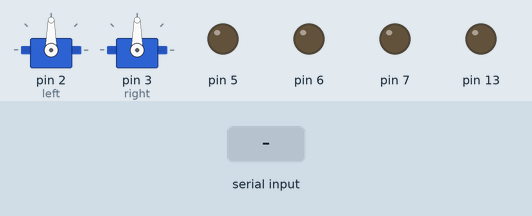
Simulated run of this sketch. Board: Arduino Uno, built with avr-gcc and run on an emulated ATmega328P. Shown: 2 × servo, output pins drawn as LEDs (lit = HIGH). The inputs (shaded band) are chosen by the test bench.

Above: at 1.2 s.
1.3 s: "a" received over the second serial link
At 1.6 s:
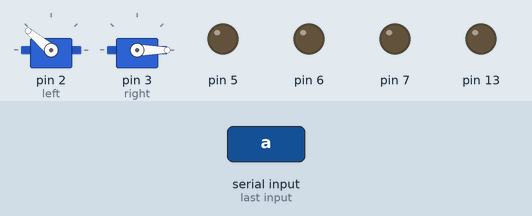
2.8 s: "b" received over the second serial link
At 4.0 s:
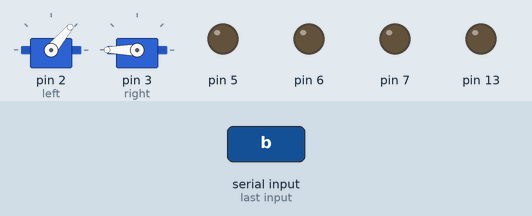
4.3 s: "c" received over the second serial link
At 5.1 s:
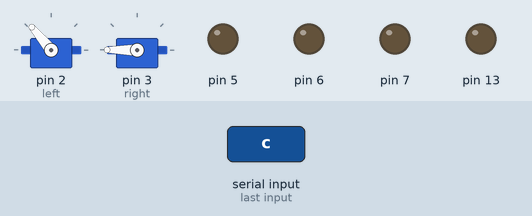
5.8 s: "d" received over the second serial link
At 6.2 s:
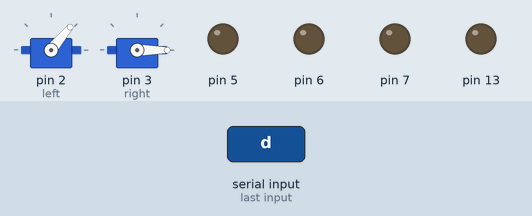
7.3 s: "x" received over the second serial link
At 8.3 s:
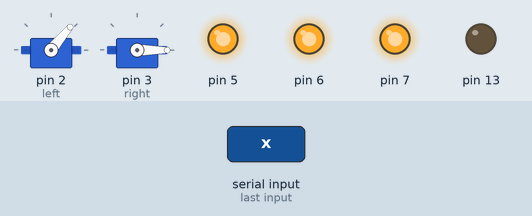
8.8 s: "e" received over the second serial link
At 9.7 s:
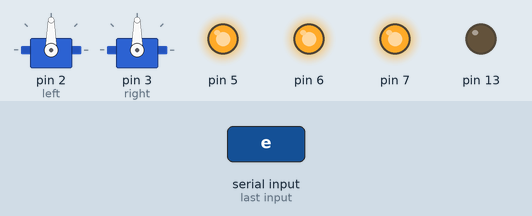
Timing chart, 0 to 11.3 s (numbered marks = the images above; inputs shaded):
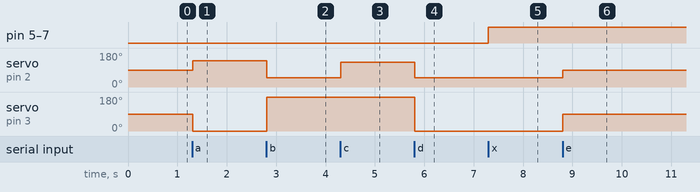

Measured:
- after the input at 1.3 s, servo on pin 2 (left): 90° → 140° at once; servo on pin 3 (right): 90° → 0° at once
- after the input at 2.8 s, servo on pin 2 (left): 140° → 50° at once; servo on pin 3 (right): 0° → 180° at once
- after the input at 4.3 s, servo on pin 2 (left): 50° → 130° at once
- after the input at 5.8 s, servo on pin 2 (left): 130° → 50° at once; servo on pin 3 (right): 180° → 0° at once
- after the input at 7.3 s, pin 5–7: LOW → HIGH at once
- after the input at 8.8 s, servo on pin 2 (left): 50° → 90° at once; servo on pin 3 (right): 0° → 90° at once

The sketch:

rccar.ino
```cpp
#include <SoftwareSerial.h>
#include <Servo.h>
SoftwareSerial BT(10, 11);
Servo leftservo;
Servo rightservo;

int light1 = 5;
int light2 = 6;
int light3 = 7;

int left = 2;
int right = 3;
int leftspeed = 90;
int rightspeed = 90;

void setup()
{

  pinMode(13, OUTPUT);
  pinMode(5,OUTPUT);
  pinMode(6,OUTPUT);
  pinMode(7,OUTPUT);

  BT.begin(9600);
  BT.println("AR:connected");
  leftservo.attach(left);
  rightservo.attach(right);
}
char a;
void loop()
{
  if (BT.available())
  {
      a=(BT.read());

      if (a == 'a'){
        leftspeed = 140;
        rightspeed = 0;
        BT.println("AR:ac");
      }
      if (a == 'b'){
        leftspeed = 50;
        rightspeed = 180;BT.println("AR:ac");

      }
      if (a == 'c'){
        leftspeed = 130;
        rightspeed = 180;BT.println("AR:ac");
      }
      if (a == 'd'){
        leftspeed = 50;
        rightspeed = 0;BT.println("AR:ac");
      }
      if (a == 'e'){
        leftspeed = 90;
        rightspeed = 90;BT.println("AR:ac");
      }

      if (a == 'x'){
        digitalWrite(7,HIGH);digitalWrite(6,HIGH);digitalWrite(5,HIGH);
      }
      if (a == 'z'){
        digitalWrite(7,LOW);digitalWrite(6,LOW);digitalWrite(5,LOW);
      }

  }

    leftservo.write(leftspeed);
    rightservo.write(rightspeed);

}
```
